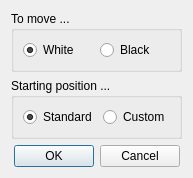
<?xml version="1.0" encoding="UTF-8"?>
<ui version="4.0">
 <class>new_game_dialog</class>
 <widget class="QDialog" name="new_game_dialog">
  <property name="windowModality">
   <enum>Qt::WindowModal</enum>
  </property>
  <property name="geometry">
   <rect>
    <x>0</x>
    <y>0</y>
    <width>179</width>
    <height>166</height>
   </rect>
  </property>
  <property name="windowTitle">
   <string>New game</string>
  </property>
  <property name="modal">
   <bool>true</bool>
  </property>
  <layout class="QVBoxLayout" name="verticalLayout">
   <item>
    <widget class="QGroupBox" name="to_move">
     <property name="title">
      <string>To move ...</string>
     </property>
     <layout class="QHBoxLayout" name="horizontalLayout_3">
      <item>
       <widget class="QRadioButton" name="white">
        <property name="text">
         <string>White</string>
        </property>
        <property name="checked">
         <bool>true</bool>
        </property>
       </widget>
      </item>
      <item>
       <widget class="QRadioButton" name="black">
        <property name="text">
         <string>Black</string>
        </property>
        <property name="checked">
         <bool>false</bool>
        </property>
       </widget>
      </item>
     </layout>
    </widget>
   </item>
   <item>
    <widget class="QGroupBox" name="start_pos">
     <property name="title">
      <string>Starting position ...</string>
     </property>
     <layout class="QHBoxLayout" name="horizontalLayout_2">
      <property name="sizeConstraint">
       <enum>QLayout::SetDefaultConstraint</enum>
      </property>
      <item>
       <widget class="QRadioButton" name="standard">
        <property name="text">
         <string>Standard</string>
        </property>
        <property name="checked">
         <bool>true</bool>
        </property>
       </widget>
      </item>
      <item>
       <widget class="QRadioButton" name="custom">
        <property name="text">
         <string>Custom</string>
        </property>
       </widget>
      </item>
     </layout>
    </widget>
   </item>
   <item>
    <widget class="QDialogButtonBox" name="response">
     <property name="standardButtons">
      <set>QDialogButtonBox::Cancel|QDialogButtonBox::Ok</set>
     </property>
     <property name="centerButtons">
      <bool>true</bool>
     </property>
    </widget>
   </item>
  </layout>
 </widget>
 <resources/>
 <connections>
  <connection>
   <sender>response</sender>
   <signal>accepted()</signal>
   <receiver>new_game_dialog</receiver>
   <slot>accept()</slot>
   <hints>
    <hint type="sourcelabel">
     <x>112</x>
     <y>208</y>
    </hint>
    <hint type="destinationlabel">
     <x>113</x>
     <y>121</y>
    </hint>
   </hints>
  </connection>
  <connection>
   <sender>response</sender>
   <signal>rejected()</signal>
   <receiver>new_game_dialog</receiver>
   <slot>reject()</slot>
   <hints>
    <hint type="sourcelabel">
     <x>112</x>
     <y>208</y>
    </hint>
    <hint type="destinationlabel">
     <x>113</x>
     <y>121</y>
    </hint>
   </hints>
  </connection>
 </connections>
</ui>
